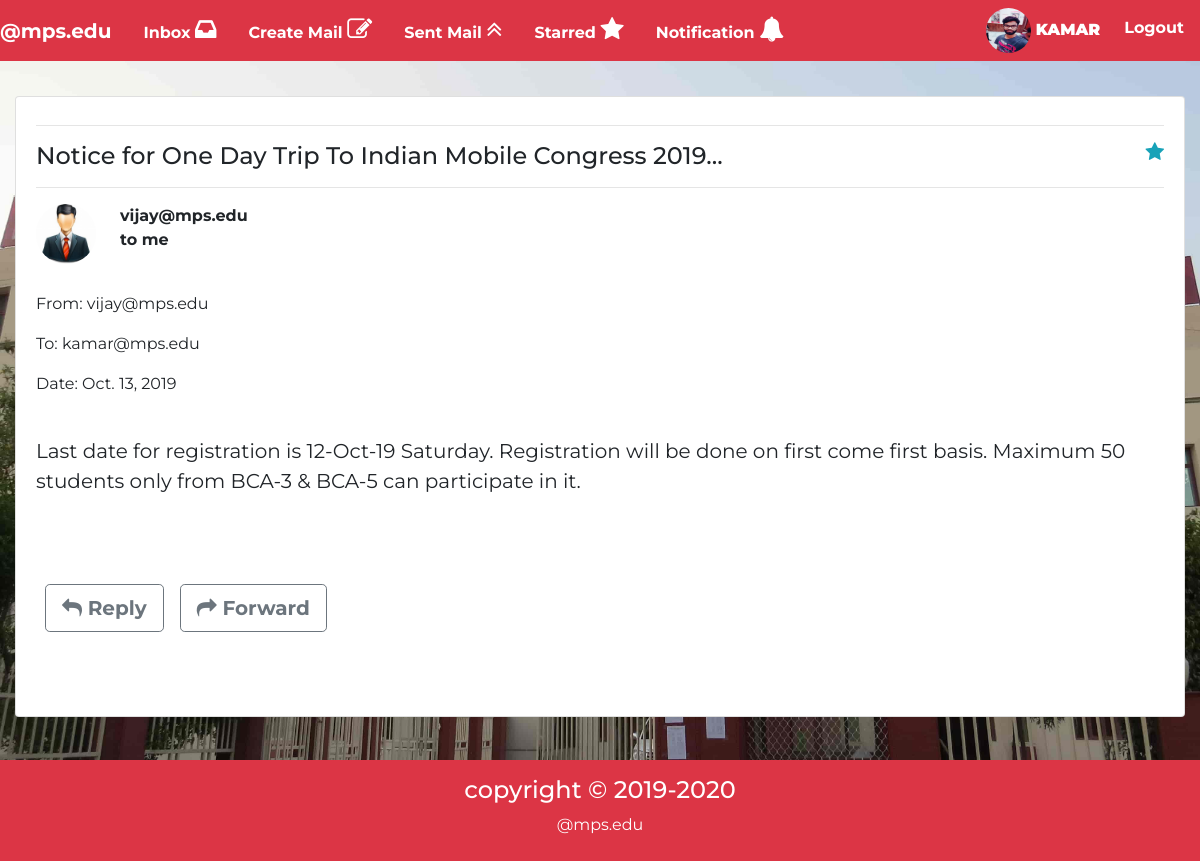
Screenshot of /home/inbox_view/135 (signed in) with the database file from the repository.
### account/models.py (models this page shows, shortened)
class Profile(models.Model):
	user=models.OneToOneField(User,on_delete=models.CASCADE)
	gender=models.CharField(max_length=10,choices=(('Male','Male'),('Female','Female')),default='Male')
	tel=models.CharField(max_length=10)
	pic=models.ImageField(upload_to='profile/profile_pic',default="profile/profile_pic/profile_image.jpg")
	type=models.CharField(max_length=10,choices=(('Student','Student'),('Teacher','Teacher')),default='Student')
	security=models.CharField(max_length=50,default="")

### mail/models.py (models this page shows, shortened)
class Inbox(models.Model):
	profile=models.ForeignKey(Profile,on_delete=models.CASCADE,related_name="inbox_profile")
	from_user=models.ForeignKey(Profile,on_delete=models.CASCADE,related_name="from_user",default='')
	sub=models.CharField(max_length=200)
	msg=models.TextField()
	attach=models.FileField(upload_to="attach_data/",default="")
	date=models.DateField(auto_now_add=True)
	starred=models.BooleanField(default=False)

### mail/views.py (the view)
# urls.py: path('inbox_view/<int:id>',views.inbox_view),
@login_required(login_url="/account/login")
def inbox_view(req,id):
    try:
    	inbox_view=Inbox.objects.get(profile__user__username=req.user,id=id)
    	return render(req,"mail/inbox_view.html",{"inbox_view":inbox_view})
    except:return render(req,"mail/error.html")

### mail/templates/mail/inbox_view.html (shortened to what this page needs)
{%extends 'mail/basic.html'%}
{%block body%}
<div class="container-fluid">
<section class="mt-5">
	<div class="list-group-item">
	<hr><h4 class="d-inline">{{inbox_view.sub}}...</h4><span class="float-right ">
	    {%if inbox_view.starred%}
	<a href="#" id="delete_starred" class="text-warning"><i class="fa fa-star font-awesome-size font-awesome-delete"></i></a>
	{%else%}
	<a href="#" id="save_starred" class="text-info"><i class="fa fa-star font-awesome-size font-awesome-delete starred-inbox" id="starred{{msg.id}}"></i></a>
	{%endif%}
	</span>
	<hr>
	<a href="/media/{{inbox_view.from_user.pic}}"><img src="/media/{{inbox_view.from_user.pic}}" class=" img-inbox-sentmail rounded-circle float-left mr-4"></a>
		<b>{{inbox_view.from_user.user.email}}</b>
		<b><p>to me</p></b><br>
		<p>From: {{inbox_view.from_user.user.email}}</p>
		<p>To: {{inbox_view.profile.user.email}}</p>
		<p>Date: {{inbox_view.date}}</p><br>
		<p class="msg">{{inbox_view.msg}}</p><br><br><br>
		<div class="row mb-5">
		    <button class="btn btn-outline-secondary font-weight-bolder ml-4 btn-lg"><i class="fa fa-reply"></i> Reply</button>
		<button class="btn btn-outline-secondary  font-weight-bolder ml-3 btn-lg"><i class="fa fa-share"></i> Forward</button>
      </div><br>
	</div>
</section>
</div>
{%endblock%}

### mail/templates/mail/basic.html (shortened to what this page needs)
<!DOCTYPE html>
<html>
<head>
<link rel="stylesheet" href="https://maxcdn.bootstrapcdn.com/bootstrap/4.3.1/css/bootstrap.min.css">
<link rel="stylesheet" type="text/css" href="https://stackpath.bootstrapcdn.com/font-awesome/4.7.0/css/font-awesome.min.css">
<link href="//maxcdn.bootstrapcdn.com/font-awesome/4.1.0/css/font-awesome.min.css" rel="stylesheet">
{% load static %}
</head>
<body>
<nav class="navbar navbar-expand-md navbar-light bg-danger fixed-top p-0">
	<a href="/home" class="navbar-brand text-white font-weight-bolder">@mps.edu</a>
	<div id="mynav" class="collapse navbar-collapse">
	    	{%if user.is_authenticated%}
<ul class="navbar-nav navbar-link-style font-weight-bolder text-center">
		<li class="nav-item p-0"><a href="/home/inbox" class="nav-link p-3">Inbox <i class="fa fa-inbox font-awesome-notification"></i></a></li>
	<li class="nav-item"><a href="/home/create" class="nav-link p-3">Create Mail <i class="fa fa-edit font-awesome-notification"></i></a></li>
	<li class="nav-item"><a href="/home/sentmail" class="nav-link p-3">Sent Mail <i class="fa fa-angle-double-up font-awesome-notification"></i></a></li>
	<li class="nav-item"><a href="/home/starred" class="nav-link p-3">Starred <i class="fa fa-star font-awesome-notification"></i></a></li>
	<li class="nav-item "><a href="#" class="nav-link p-3" data-toggle="popover" id="noti" data-placement="bottom" data-trigger="focus" data-html="true">Notification <i class="fa fa-bell font-awesome-notification"></i></a></li>
	</ul>
		{%endif%}
	<ul class="navbar-nav navbar-link-style text-center ml-auto font-weight-bolder">
	{%if user.is_authenticated%}
	<li class="nav-item"><a href="/account/profile" class="nav-link text-white"><img src="/media/{{user.profile.pic}}" class="img-fluid img-login rounded-circle">  <b>{{user.username|upper}}</b></a></li>
	<li class="nav-item"><a href="/account/logout" class="nav-link text-white p-3">Logout</a></li>
	{%else%}
	<li class="nav-item"><a href="/account/login" class="nav-link text-white p-3">Login</a></li>
	<li class="nav-item"><a href="/account/signup" class="nav-link text-white p-3">Register</a></li>
	{%endif%}
</ul>
</div>
</nav>
<br><br>
<main class="my-5">
{%block body%} {%endblock%}
</main><br><br><br><br>
<footer class="mt-5 pt-3 pb-2 bg-danger text-white">
<h4 class="text-center">copyright &copy 2019-2020</h4>
<p class="text-center">@mps.edu</p>
</footer>
</body>
</html>

### rows the page displays
Inbox: sub "Notice for One Day Trip To Indian Mobile Congress 2019", from_user.pic (picture), from_user.user.email "vijay@mps.edu", profile.user.email "kamar@mps.edu", date "Oct. 13, 2019", msg "Last date for registration is 12-Oct-19 Saturday. Registration will be done on first come first basis. Maximum 50 students only from BCA-3 & BCA-5 can participate in it."

### other values shown
{{ user.username|upper }} "KAMAR"
